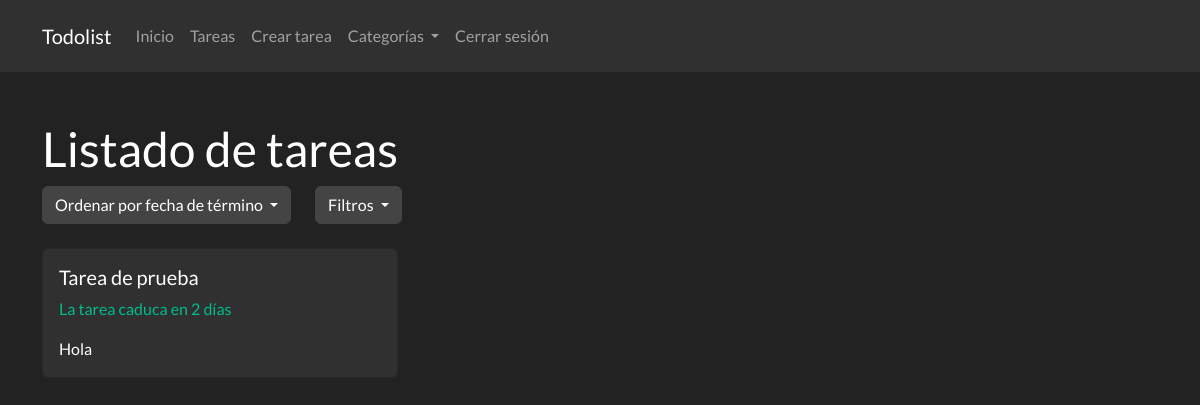
Before: /tarea/ (signed in) with the older database file.
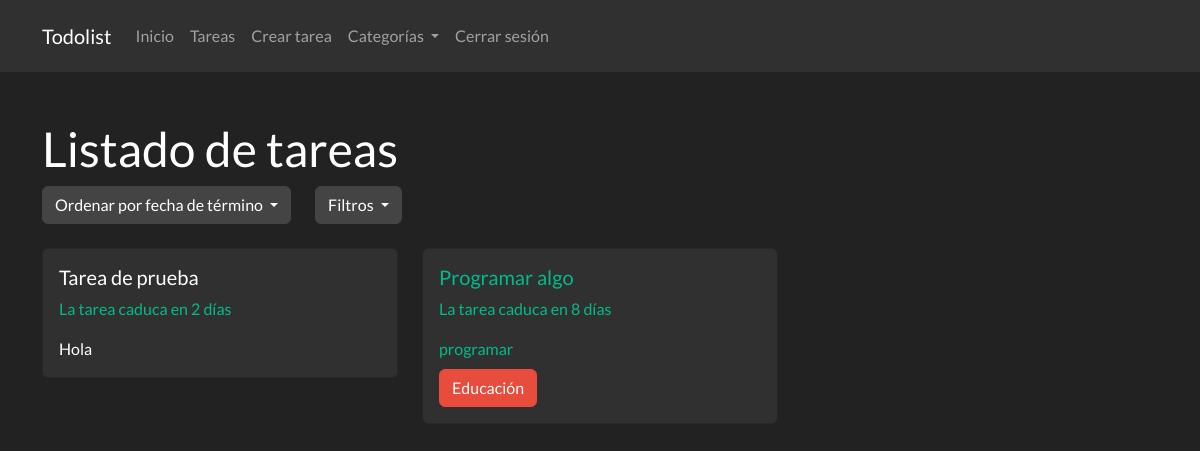
After: the same page with the newer database file.
### app.py (models this page shows, shortened)
class Tarea(db.Model):
    id = db.Column(db.Integer, primary_key=True)
    titulo = db.Column(db.String(100), nullable=False)
    descripcion = db.Column(db.String(200), nullable=False)
    fecha_termino = db.Column(db.DateTime, nullable=False)
    estado = db.Column(db.Boolean, default=False)
    usuario_id = db.Column(db.Integer, db.ForeignKey('usuario.id'), nullable=False)
    categoria_id = db.Column(db.Integer, db.ForeignKey('categoria.id'), nullable=True)

### app.py (the view, shortened to what this page needs)
@app.route('/tarea/', methods=['GET', 'POST'])
@app.route('/tarea/<int:id>', methods=['GET', 'POST'])
@app.route('/tarea/filtrar/<estado>', methods=['GET', 'POST'])
@login_required
def verTareas(id=None, estado=None):
    orden = request.args.get('orden', 'asc')
    query = Tarea.query.filter_by(usuario_id=current_user.id)
    if id is None:
        if orden == 'asc':
            query = query.order_by(Tarea.fecha_termino.asc())
        elif orden == 'desc':
            query = query.order_by(Tarea.fecha_termino.desc())
        tareas = query.all()
        for tarea in tareas:
            if tarea.categoria_id is not None:
                tarea.color = obtenerColorCategoria(tarea.categoria_id)
                tarea.categoria_nombre = obtenerNombreCategoria(tarea.categoria_id)
        return render_template('tareas.html', tareas=tareas, calcDiasRestantes = calcDiasRestantes, orden=orden, estado=estado)

### app.py (called while the page is built)
def calcDiasRestantes(fecha_termino):
    fecha_actual = datetime.now().date()
    dias_restantes = (fecha_termino.date()) - fecha_actual
    return dias_restantes.days

def obtenerColorCategoria(idCategoria):
    categoria = Categoria.query.filter_by(id=idCategoria).first()
    return categoria.color

def obtenerNombreCategoria(idCategoria):
    categoria = Categoria.query.filter_by(id=idCategoria).first()
    return categoria.nombre

@login_manager.user_loader
def load_user(id):
    return Usuario.query.get(int(id))

### templates/tareas.html (shortened to what this page needs)
{% extends "base.html" %}
{% block content %}
<h1 class="mt-5">Listado de tareas</h1>
<div class="d-flex">
    <div class="row justify-content-center">
        <div class="col">
            <div class="dropdown">
                <a class="btn btn-secondary dropdown-toggle" href="#" role="button" id="dwFechas" data-toggle="dropdown"
                    aria-haspopup="true" aria-expanded="false">
                    Ordenar por fecha de término
                </a>
            </div>
        </div>
        <div class="col">
            <div class="dropdown">
                <a class="btn btn-secondary dropdown-toggle" href="#" role="button" id="dwOpciones" data-toggle="dropdown"
                    aria-haspopup="true" aria-expanded="false">
                    Filtros
                </a>
            </div>
        </div>
    </div>
</div>
<div class="row">
    {% for tarea in tareas %}
    <div class="col-md-4">
        <a href="{{ url_for('verTareas', id=tarea.id) }}" class="card-link" style="text-decoration: none;">
            <div class="card mt-4 {% if tarea.estado %}bg-secondary{% endif %}">
                <div class="card-body">
                    <h5 class="card-title" {% if tarea.estado %}style="text-decoration: line-through;" {% endif %}>{{
                        tarea.titulo }}</h5>
                    {% if not tarea.estado %}
                    {% if calcDiasRestantes(tarea.fecha_termino) > 0 %}
                    <p class="text-success">La tarea caduca en {{ calcDiasRestantes(tarea.fecha_termino) }} días</p>
                    {% elif calcDiasRestantes(tarea.fecha_termino) == 0 %}
                    <p class="text-warning">La tarea caduca hoy</p>
                    {% else %}
                    <p class="text-danger">La tarea caducó hace {{ calcDiasRestantes(tarea.fecha_termino) }} días</p>
                    {% endif %}
                    {% endif %}
                    <p class="card-text">{{ tarea.descripcion }}</p>
                    {% if tarea.categoria_id != None %}
                        <a href="{{ url_for('verCategoria', id=tarea.categoria_id ) }}" class="btn btn-{{tarea.color}} mt-2">{{ tarea.categoria_nombre}}</a>
                    {% endif %}
                </div>
            </div>
        </a>
    </div>
    {% endfor %}
</div>
{% endblock %}

### templates/base.html (shortened to what this page needs)
<!DOCTYPE html>
<html lang="es">
<head>
    <link href="https://cdn.jsdelivr.net/npm/bootstrap@5.0.2/dist/css/bootstrap.min.css" rel="stylesheet">
    <link rel="stylesheet" href="https://bootswatch.com/5/darkly/bootstrap.min.css">
    <link rel="stylesheet" type="text/css" href="https://cdn.jsdelivr.net/npm/toastify-js/src/toastify.min.css">
    <link rel="stylesheet" href="https://cdn.jsdelivr.net/npm/bootstrap-icons@1.10.5/font/bootstrap-icons.css">
</head>
<body>
    <nav class="navbar navbar-expand-lg navbar-dark bg-dark">
        <div class="container">
            <a class="navbar-brand" href="{{ url_for('index' ) }}">Todolist</a>
            <div class="collapse navbar-collapse" id="navbarNav">
                <ul class="navbar-nav ml-auto">
                    <li class="nav-item">
                        <a class="nav-link" href="{{ url_for('index' ) }}">Inicio</a>
                    </li>
                    <li class="nav-item">
                        <a class="nav-link" href="{{ url_for('verTareas' ) }}">Tareas</a>
                    </li>
                    <li class="nav-item">
                        <a class="nav-link" href="{{ url_for('crearTarea' ) }}">Crear tarea</a>
                    </li>
                    <li class="nav-item dropdown">
                        <a class="nav-link dropdown-toggle" href="#" id="categoriasDD" role="button"
                            data-bs-toggle="dropdown" aria-expanded="true">
                            Categorías
                        </a>
                    </li>
                    {% if current_user.is_authenticated %}
                    <li class="nav-item">
                        <a class="nav-link" href="{{ url_for('logout' ) }}">Cerrar sesión</a>
                    </li>
                    {% endif %}
                </ul>
            </div>
        </div>
    </nav>
    <div class="container mt-4">
        {% block content %}{% endblock %}
    </div>
</body>
</body>
</html>

Changed rows visible on the page:
added Tarea: titulo "Programar algo", fecha_termino "8", descripcion "programar", categoria_nombre "Educación"
